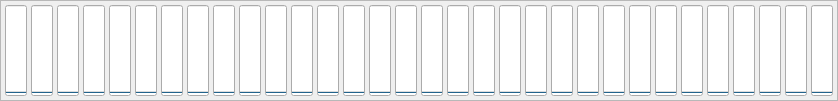
                 <widget class="QFrame" name="frame_49">
                  <property name="frameShape">
                   <enum>QFrame::StyledPanel</enum>
                  </property>
                  <property name="frameShadow">
                   <enum>QFrame::Raised</enum>
                  </property>
                  <layout class="QHBoxLayout" name="horizontalLayout_13">
                   <property name="spacing">
                    <number>4</number>
                   </property>
                   <property name="leftMargin">
                    <number>4</number>
                   </property>
                   <property name="topMargin">
                    <number>4</number>
                   </property>
                   <property name="rightMargin">
                    <number>4</number>
                   </property>
                   <property name="bottomMargin">
                    <number>4</number>
                   </property>
                   <item>
                    <widget class="QProgressBar" name="amp_bar">
                     <property name="sizePolicy">
                      <sizepolicy hsizetype="Expanding" vsizetype="Expanding">
                       <horstretch>1</horstretch>
                       <verstretch>0</verstretch>
                      </sizepolicy>
                     </property>
                     <property name="maximum">
                      <number>200</number>
                     </property>
                     <property name="value">
                      <number>0</number>
                     </property>
                     <property name="alignment">
                      <set>Qt::AlignCenter</set>
                     </property>
                     <property name="textVisible">
                      <bool>false</bool>
                     </property>
                     <property name="orientation">
                      <enum>Qt::Vertical</enum>
                     </property>
                     <property name="format">
                      <string/>
                     </property>
                    </widget>
                   </item>
                   <item>
                    <widget class="QProgressBar" name="amp_bar_2">
                     <property name="sizePolicy">
                      <sizepolicy hsizetype="Expanding" vsizetype="Expanding">
                       <horstretch>1</horstretch>
                       <verstretch>0</verstretch>
                      </sizepolicy>
                     </property>
                     <property name="maximum">
                      <number>200</number>
                     </property>
                     <property name="value">
                      <number>0</number>
                     </property>
                     <property name="alignment">
                      <set>Qt::AlignCenter</set>
                     </property>
                     <property name="orientation">
                      <enum>Qt::Vertical</enum>
                     </property>
                     <property name="format">
                      <string/>
                     </property>
                    </widget>
                   </item>
                   <item>
                    <widget class="QProgressBar" name="amp_bar_3">
                     <property name="sizePolicy">
                      <sizepolicy hsizetype="Expanding" vsizetype="Expanding">
                       <horstretch>1</horstretch>
                       <verstretch>0</verstretch>
                      </sizepolicy>
                     </property>
                     <property name="maximum">
                      <number>200</number>
                     </property>
                     <property name="value">
                      <number>0</number>
                     </property>
                     <property name="alignment">
                      <set>Qt::AlignCenter</set>
                     </property>
                     <property name="orientation">
                      <enum>Qt::Vertical</enum>
                     </property>
                     <property name="format">
                      <string/>
                     </property>
                    </widget>
                   </item>
                   <item>
                    <widget class="QProgressBar" name="amp_bar_4">
                     <property name="sizePolicy">
                      <sizepolicy hsizetype="Expanding" vsizetype="Expanding">
                       <horstretch>1</horstretch>
                       <verstretch>0</verstretch>
                      </sizepolicy>
                     </property>
                     <property name="maximum">
                      <number>200</number>
                     </property>
                     <property name="value">
                      <number>0</number>
                     </property>
                     <property name="alignment">
                      <set>Qt::AlignCenter</set>
                     </property>
                     <property name="orientation">
                      <enum>Qt::Vertical</enum>
                     </property>
                     <property name="format">
                      <string/>
                     </property>
                    </widget>
                   </item>
                   <item>
                    <widget class="QProgressBar" name="amp_bar_5">
                     <property name="sizePolicy">
                      <sizepolicy hsizetype="Expanding" vsizetype="Expanding">
                       <horstretch>1</horstretch>
                       <verstretch>0</verstretch>
                      </sizepolicy>
                     </property>
                     <property name="maximum">
                      <number>200</number>
                     </property>
                     <property name="value">
                      <number>0</number>
                     </property>
                     <property name="alignment">
                      <set>Qt::AlignCenter</set>
                     </property>
                     <property name="orientation">
                      <enum>Qt::Vertical</enum>
                     </property>
                     <property name="format">
                      <string/>
                     </property>
                    </widget>
                   </item>
                   <item>
                    <widget class="QProgressBar" name="amp_bar_6">
                     <property name="sizePolicy">
                      <sizepolicy hsizetype="Expanding" vsizetype="Expanding">
                       <horstretch>1</horstretch>
                       <verstretch>0</verstretch>
                      </sizepolicy>
                     </property>
                     <property name="maximum">
                      <number>200</number>
                     </property>
                     <property name="value">
                      <number>0</number>
                     </property>
                     <property name="alignment">
                      <set>Qt::AlignCenter</set>
                     </property>
                     <property name="orientation">
                      <enum>Qt::Vertical</enum>
                     </property>
                     <property name="format">
                      <string/>
                     </property>
                    </widget>
                   </item>
                   <item>
                    <widget class="QProgressBar" name="amp_bar_7">
                     <property name="sizePolicy">
                      <sizepolicy hsizetype="Expanding" vsizetype="Expanding">
                       <horstretch>1</horstretch>
                       <verstretch>0</verstretch>
                      </sizepolicy>
                     </property>
                     <property name="maximum">
                      <number>200</number>
                     </property>
                     <property name="value">
                      <number>0</number>
                     </property>
                     <property name="alignment">
                      <set>Qt::AlignCenter</set>
                     </property>
                     <property name="orientation">
                      <enum>Qt::Vertical</enum>
                     </property>
                     <property name="format">
                      <string/>
                     </property>
                    </widget>
                   </item>
                   <item>
                    <widget class="QProgressBar" name="amp_bar_8">
                     <property name="sizePolicy">
                      <sizepolicy hsizetype="Expanding" vsizetype="Expanding">
                       <horstretch>1</horstretch>
                       <verstretch>0</verstretch>
                      </sizepolicy>
                     </property>
                     <property name="maximum">
                      <number>200</number>
                     </property>
                     <property name="value">
                      <number>0</number>
                     </property>
                     <property name="alignment">
                      <set>Qt::AlignCenter</set>
                     </property>
                     <property name="orientation">
                      <enum>Qt::Vertical</enum>
                     </property>
                     <property name="format">
                      <string/>
                     </property>
                    </widget>
                   </item>
                   <item>
                    <widget class="QProgressBar" name="amp_bar_9">
                     <property name="sizePolicy">
                      <sizepolicy hsizetype="Expanding" vsizetype="Expanding">
                       <horstretch>1</horstretch>
                       <verstretch>0</verstretch>
                      </sizepolicy>
                     </property>
                     <property name="maximum">
                      <number>200</number>
                     </property>
                     <property name="value">
                      <number>0</number>
                     </property>
                     <property name="alignment">
                      <set>Qt::AlignCenter</set>
                     </property>
                     <property name="orientation">
                      <enum>Qt::Vertical</enum>
                     </property>
                     <property name="format">
                      <string/>
                     </property>
                    </widget>
                   </item>
                   <item>
                    <widget class="QProgressBar" name="amp_bar_10">
                     <property name="sizePolicy">
                      <sizepolicy hsizetype="Expanding" vsizetype="Expanding">
                       <horstretch>1</horstretch>
                       <verstretch>0</verstretch>
                      </sizepolicy>
                     </property>
                     <property name="maximum">
                      <number>200</number>
                     </property>
                     <property name="value">
                      <number>0</number>
                     </property>
                     <property name="alignment">
                      <set>Qt::AlignCenter</set>
                     </property>
                     <property name="orientation">
                      <enum>Qt::Vertical</enum>
                     </property>
                     <property name="format">
                      <string/>
                     </property>
                    </widget>
                   </item>
                   <item>
                    <widget class="QProgressBar" name="amp_bar_11">
                     <property name="sizePolicy">
                      <sizepolicy hsizetype="Expanding" vsizetype="Expanding">
                       <horstretch>1</horstretch>
                       <verstretch>0</verstretch>
                      </sizepolicy>
                     </property>
                     <property name="maximum">
                      <number>200</number>
                     </property>
                     <property name="value">
                      <number>0</number>
                     </property>
                     <property name="alignment">
                      <set>Qt::AlignCenter</set>
                     </property>
                     <property name="orientation">
                      <enum>Qt::Vertical</enum>
                     </property>
                     <property name="format">
                      <string/>
                     </property>
                    </widget>
                   </item>
                   <item>
                    <widget class="QProgressBar" name="amp_bar_12">
                     <property name="sizePolicy">
                      <sizepolicy hsizetype="Expanding" vsizetype="Expanding">
                       <horstretch>1</horstretch>
                       <verstretch>0</verstretch>
                      </sizepolicy>
                     </property>
                     <property name="maximum">
                      <number>200</number>
                     </property>
                     <property name="value">
                      <number>0</number>
                     </property>
                     <property name="alignment">
                      <set>Qt::AlignCenter</set>
                     </property>
                     <property name="orientation">
                      <enum>Qt::Vertical</enum>
                     </property>
                     <property name="format">
                      <string/>
                     </property>
                    </widget>
                   </item>
                   <item>
                    <widget class="QProgressBar" name="amp_bar_13">
                     <property name="sizePolicy">
                      <sizepolicy hsizetype="Expanding" vsizetype="Expanding">
                       <horstretch>1</horstretch>
                       <verstretch>0</verstretch>
                      </sizepolicy>
                     </property>
                     <property name="maximum">
                      <number>200</number>
                     </property>
                     <property name="value">
                      <number>0</number>
                     </property>
                     <property name="alignment">
                      <set>Qt::AlignCenter</set>
                     </property>
                     <property name="orientation">
                      <enum>Qt::Vertical</enum>
                     </property>
                     <property name="format">
                      <string/>
                     </property>
                    </widget>
                   </item>
                   <item>
                    <widget class="QProgressBar" name="amp_bar_14">
                     <property name="sizePolicy">
                      <sizepolicy hsizetype="Expanding" vsizetype="Expanding">
                       <horstretch>1</horstretch>
                       <verstretch>0</verstretch>
                      </sizepolicy>
                     </property>
                     <property name="maximum">
                      <number>200</number>
                     </property>
                     <property name="value">
                      <number>0</number>
                     </property>
                     <property name="alignment">
                      <set>Qt::AlignCenter</set>
                     </property>
                     <property name="orientation">
                      <enum>Qt::Vertical</enum>
                     </property>
                     <property name="format">
                      <string/>
                     </property>
                    </widget>
                   </item>
                   <item>
                    <widget class="QProgressBar" name="amp_bar_15">
                     <property name="sizePolicy">
                      <sizepolicy hsizetype="Expanding" vsizetype="Expanding">
                       <horstretch>1</horstretch>
                       <verstretch>0</verstretch>
                      </sizepolicy>
                     </property>
                     <property name="maximum">
                      <number>200</number>
                     </property>
                     <property name="value">
                      <number>0</number>
                     </property>
                     <property name="alignment">
                      <set>Qt::AlignCenter</set>
                     </property>
                     <property name="orientation">
                      <enum>Qt::Vertical</enum>
                     </property>
                     <property name="format">
                      <string/>
                     </property>
                    </widget>
                   </item>
                   <item>
                    <widget class="QProgressBar" name="amp_bar_16">
                     <property name="sizePolicy">
                      <sizepolicy hsizetype="Expanding" vsizetype="Expanding">
                       <horstretch>1</horstretch>
                       <verstretch>0</verstretch>
                      </sizepolicy>
                     </property>
                     <property name="maximum">
                      <number>200</number>
                     </property>
                     <property name="value">
                      <number>0</number>
                     </property>
                     <property name="alignment">
                      <set>Qt::AlignCenter</set>
                     </property>
                     <property name="orientation">
                      <enum>Qt::Vertical</enum>
                     </property>
                     <property name="format">
                      <string/>
                     </property>
                    </widget>
                   </item>
                   <item>
                    <widget class="QProgressBar" name="amp_bar_17">
                     <property name="sizePolicy">
                      <sizepolicy hsizetype="Expanding" vsizetype="Expanding">
                       <horstretch>1</horstretch>
                       <verstretch>0</verstretch>
                      </sizepolicy>
                     </property>
                     <property name="maximum">
                      <number>200</number>
                     </property>
                     <property name="value">
                      <number>0</number>
                     </property>
                     <property name="alignment">
                      <set>Qt::AlignCenter</set>
                     </property>
                     <property name="orientation">
                      <enum>Qt::Vertical</enum>
                     </property>
                     <property name="format">
                      <string/>
                     </property>
                    </widget>
                   </item>
                   <item>
                    <widget class="QProgressBar" name="amp_bar_18">
                     <property name="sizePolicy">
                      <sizepolicy hsizetype="Expanding" vsizetype="Expanding">
                       <horstretch>1</horstretch>
                       <verstretch>0</verstretch>
                      </sizepolicy>
                     </property>
                     <property name="maximum">
                      <number>200</number>
                     </property>
                     <property name="value">
                      <number>0</number>
                     </property>
                     <property name="alignment">
                      <set>Qt::AlignCenter</set>
                     </property>
                     <property name="orientation">
                      <enum>Qt::Vertical</enum>
                     </property>
                     <property name="format">
                      <string/>
                     </property>
                    </widget>
                   </item>
                   <item>
                    <widget class="QProgressBar" name="amp_bar_19">
                     <property name="sizePolicy">
                      <sizepolicy hsizetype="Expanding" vsizetype="Expanding">
                       <horstretch>1</horstretch>
                       <verstretch>0</verstretch>
                      </sizepolicy>
                     </property>
                     <property name="maximum">
                      <number>200</number>
                     </property>
                     <property name="value">
                      <number>0</number>
                     </property>
                     <property name="alignment">
                      <set>Qt::AlignCenter</set>
                     </property>
                     <property name="orientation">
                      <enum>Qt::Vertical</enum>
                     </property>
                     <property name="format">
                      <string/>
                     </property>
                    </widget>
                   </item>
                   <item>
                    <widget class="QProgressBar" name="amp_bar_20">
                     <property name="sizePolicy">
                      <sizepolicy hsizetype="Expanding" vsizetype="Expanding">
                       <horstretch>1</horstretch>
                       <verstretch>0</verstretch>
                      </sizepolicy>
                     </property>
                     <property name="maximum">
                      <number>200</number>
                     </property>
                     <property name="value">
                      <number>0</number>
                     </property>
                     <property name="alignment">
                      <set>Qt::AlignCenter</set>
                     </property>
                     <property name="orientation">
                      <enum>Qt::Vertical</enum>
                     </property>
                     <property name="format">
                      <string/>
                     </property>
                    </widget>
                   </item>
                   <item>
                    <widget class="QProgressBar" name="amp_bar_21">
                     <property name="sizePolicy">
                      <sizepolicy hsizetype="Expanding" vsizetype="Expanding">
                       <horstretch>1</horstretch>
                       <verstretch>0</verstretch>
                      </sizepolicy>
                     </property>
                     <property name="maximum">
                      <number>200</number>
                     </property>
                     <property name="value">
                      <number>0</number>
                     </property>
                     <property name="alignment">
                      <set>Qt::AlignCenter</set>
                     </property>
                     <property name="orientation">
                      <enum>Qt::Vertical</enum>
                     </property>
                     <property name="format">
                      <string/>
                     </property>
                    </widget>
                   </item>
                   <item>
                    <widget class="QProgressBar" name="amp_bar_22">
                     <property name="sizePolicy">
                      <sizepolicy hsizetype="Expanding" vsizetype="Expanding">
                       <horstretch>1</horstretch>
                       <verstretch>0</verstretch>
                      </sizepolicy>
                     </property>
                     <property name="maximum">
                      <number>200</number>
                     </property>
                     <property name="value">
                      <number>0</number>
                     </property>
                     <property name="alignment">
                      <set>Qt::AlignCenter</set>
                     </property>
                     <property name="orientation">
                      <enum>Qt::Vertical</enum>
                     </property>
                     <property name="format">
                      <string/>
                     </property>
                    </widget>
                   </item>
                   <item>
                    <widget class="QProgressBar" name="amp_bar_23">
                     <property name="sizePolicy">
                      <sizepolicy hsizetype="Expanding" vsizetype="Expanding">
                       <horstretch>1</horstretch>
                       <verstretch>0</verstretch>
                      </sizepolicy>
                     </property>
                     <property name="maximum">
                      <number>200</number>
                     </property>
                     <property name="value">
                      <number>0</number>
                     </property>
                     <property name="alignment">
                      <set>Qt::AlignCenter</set>
                     </property>
                     <property name="orientation">
                      <enum>Qt::Vertical</enum>
                     </property>
                     <property name="format">
                      <string/>
                     </property>
                    </widget>
                   </item>
                   <item>
                    <widget class="QProgressBar" name="amp_bar_24">
                     <property name="sizePolicy">
                      <sizepolicy hsizetype="Expanding" vsizetype="Expanding">
                       <horstretch>1</horstretch>
                       <verstretch>0</verstretch>
                      </sizepolicy>
                     </property>
                     <property name="maximum">
                      <number>200</number>
                     </property>
                     <property name="value">
                      <number>0</number>
                     </property>
                     <property name="alignment">
                      <set>Qt::AlignCenter</set>
                     </property>
                     <property name="orientation">
                      <enum>Qt::Vertical</enum>
                     </property>
                     <property name="format">
                      <string/>
                     </property>
                    </widget>
                   </item>
                   <item>
                    <widget class="QProgressBar" name="amp_bar_25">
                     <property name="sizePolicy">
                      <sizepolicy hsizetype="Expanding" vsizetype="Expanding">
                       <horstretch>1</horstretch>
                       <verstretch>0</verstretch>
                      </sizepolicy>
                     </property>
                     <property name="maximum">
                      <number>200</number>
                     </property>
                     <property name="value">
                      <number>0</number>
                     </property>
                     <property name="alignment">
                      <set>Qt::AlignCenter</set>
                     </property>
                     <property name="orientation">
                      <enum>Qt::Vertical</enum>
                     </property>
                     <property name="format">
                      <string/>
                     </property>
                    </widget>
                   </item>
                   <item>
                    <widget class="QProgressBar" name="amp_bar_26">
                     <property name="sizePolicy">
                      <sizepolicy hsizetype="Expanding" vsizetype="Expanding">
                       <horstretch>1</horstretch>
                       <verstretch>0</verstretch>
                      </sizepolicy>
                     </property>
                     <property name="maximum">
                      <number>200</number>
                     </property>
                     <property name="value">
                      <number>0</number>
                     </property>
                     <property name="alignment">
                      <set>Qt::AlignCenter</set>
                     </property>
                     <property name="orientation">
                      <enum>Qt::Vertical</enum>
                     </property>
                     <property name="format">
                      <string/>
                     </property>
                    </widget>
                   </item>
                   <item>
                    <widget class="QProgressBar" name="amp_bar_27">
                     <property name="sizePolicy">
                      <sizepolicy hsizetype="Expanding" vsizetype="Expanding">
                       <horstretch>1</horstretch>
                       <verstretch>0</verstretch>
                      </sizepolicy>
                     </property>
                     <property name="maximum">
                      <number>200</number>
                     </property>
                     <property name="value">
                      <number>0</number>
                     </property>
                     <property name="alignment">
                      <set>Qt::AlignCenter</set>
                     </property>
                     <property name="orientation">
                      <enum>Qt::Vertical</enum>
                     </property>
                     <property name="format">
                      <string/>
                     </property>
                    </widget>
                   </item>
                   <item>
                    <widget class="QProgressBar" name="amp_bar_28">
                     <property name="sizePolicy">
                      <sizepolicy hsizetype="Expanding" vsizetype="Expanding">
                       <horstretch>1</horstretch>
                       <verstretch>0</verstretch>
                      </sizepolicy>
                     </property>
                     <property name="maximum">
                      <number>200</number>
                     </property>
                     <property name="value">
                      <number>0</number>
                     </property>
                     <property name="alignment">
                      <set>Qt::AlignCenter</set>
                     </property>
                     <property name="orientation">
                      <enum>Qt::Vertical</enum>
                     </property>
                     <property name="format">
                      <string/>
                     </property>
                    </widget>
                   </item>
                   <item>
                    <widget class="QProgressBar" name="amp_bar_29">
                     <property name="sizePolicy">
                      <sizepolicy hsizetype="Expanding" vsizetype="Expanding">
                       <horstretch>1</horstretch>
                       <verstretch>0</verstretch>
                      </sizepolicy>
                     </property>
                     <property name="maximum">
                      <number>200</number>
                     </property>
                     <property name="value">
                      <number>0</number>
                     </property>
                     <property name="alignment">
                      <set>Qt::AlignCenter</set>
                     </property>
                     <property name="orientation">
                      <enum>Qt::Vertical</enum>
                     </property>
                     <property name="format">
                      <string/>
                     </property>
                    </widget>
                   </item>
                   <item>
                    <widget class="QProgressBar" name="amp_bar_30">
                     <property name="sizePolicy">
                      <sizepolicy hsizetype="Expanding" vsizetype="Expanding">
                       <horstretch>1</horstretch>
                       <verstretch>0</verstretch>
                      </sizepolicy>
                     </property>
                     <property name="maximum">
                      <number>200</number>
                     </property>
                     <property name="value">
                      <number>0</number>
                     </property>
                     <property name="alignment">
                      <set>Qt::AlignCenter</set>
                     </property>
                     <property name="orientation">
                      <enum>Qt::Vertical</enum>
                     </property>
                     <property name="format">
                      <string/>
                     </property>
                    </widget>
                   </item>
                   <item>
                    <widget class="QProgressBar" name="amp_bar_31">
                     <property name="sizePolicy">
                      <sizepolicy hsizetype="Expanding" vsizetype="Expanding">
                       <horstretch>1</horstretch>
                       <verstretch>0</verstretch>
                      </sizepolicy>
                     </property>
                     <property name="maximum">
                      <number>200</number>
                     </property>
                     <property name="value">
                      <number>0</number>
                     </property>
                     <property name="alignment">
                      <set>Qt::AlignCenter</set>
                     </property>
                     <property name="orientation">
                      <enum>Qt::Vertical</enum>
                     </property>
                     <property name="format">
                      <string/>
                     </property>
                    </widget>
                   </item>
                   <item>
                    <widget class="QProgressBar" name="amp_bar_32">
                     <property name="sizePolicy">
                      <sizepolicy hsizetype="Expanding" vsizetype="Expanding">
                       <horstretch>1</horstretch>
                       <verstretch>0</verstretch>
                      </sizepolicy>
                     </property>
                     <property name="maximum">
                      <number>200</number>
                     </property>
                     <property name="value">
                      <number>0</number>
                     </property>
                     <property name="alignment">
                      <set>Qt::AlignCenter</set>
                     </property>
                     <property name="orientation">
                      <enum>Qt::Vertical</enum>
                     </property>
                     <property name="format">
                      <string/>
                     </property>
                    </widget>
                   </item>
                  </layout>
                 </widget>
